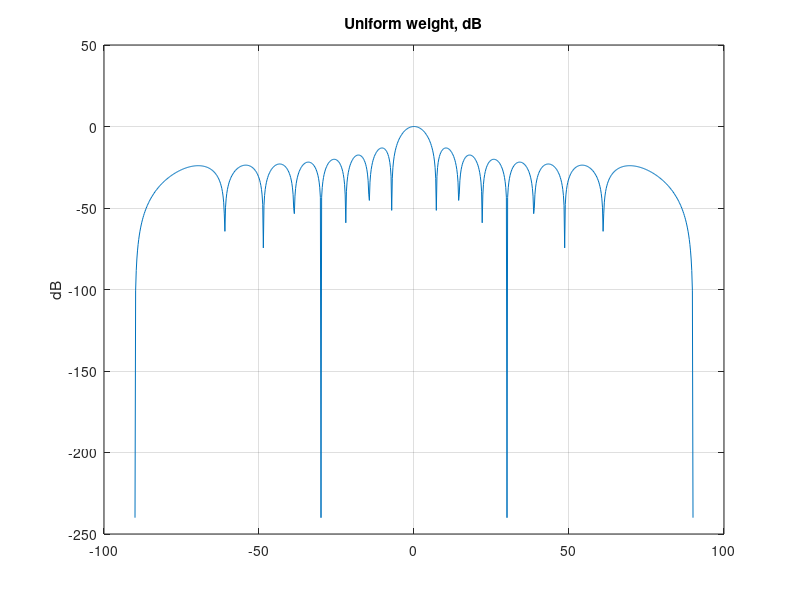

The MATLAB source for this figure:
% Равномерное окно
% Максимальный КНД; первые боковые −13.3 дБ

N = 16;
theta = -90:0.2:90;
AF = zeros(1, numel(theta));
for k = 1:N
    AF = AF + exp(1i*pi*(k-1)*sind(theta));
end
figure;
plot(theta, 20*log10(abs(AF)/N + 1e-12));
title('Uniform weight, dB'); ylabel('dB'); grid on;

%{
@play
{
 "title": "Равномерное окно",
 "groups": [
  {
   "name": "Решётка",
   "controls": [
    {
     "var": "N",
     "label": "Число элементов",
     "min": 8,
     "max": 64,
     "step": 2,
     "default": 16
    }
   ]
  }
 ]
}
%}
